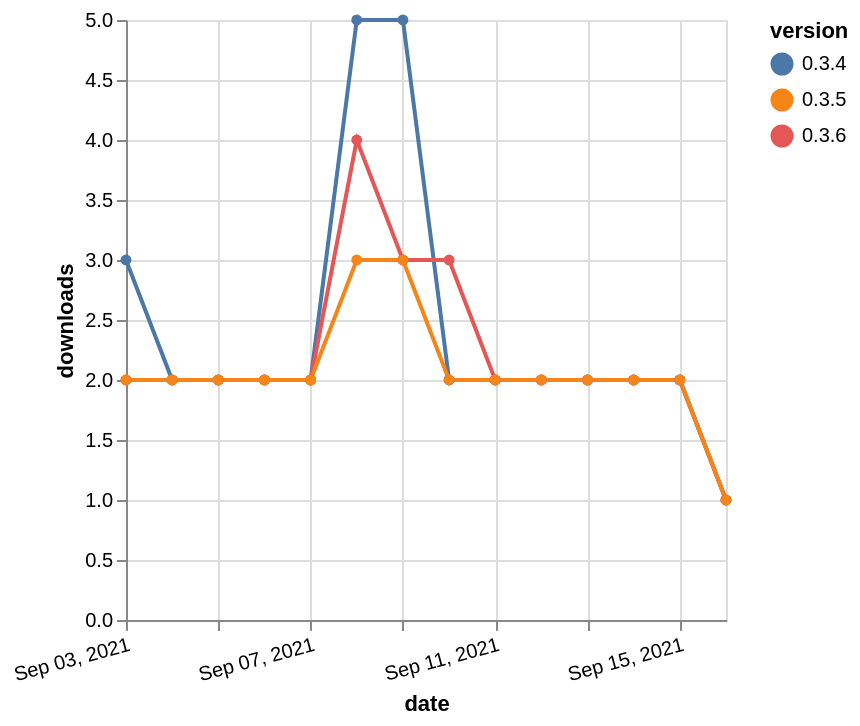

Describe this chart as a Vega-Lite specification.
### Vega-Lite specification from a JSON file in a GitHub repository (floating-point values rounded to 4 significant figures)
{"$schema": "https://vega.github.io/schema/vega-lite/v5.json", "description": "A simple bar chart with embedded data.", "data": {"values": [{"date": "2021-09-03", "total": 3437, "delta": 3, "version": "0.3.4"}, {"date": "2021-09-04", "total": 3439, "delta": 2, "version": "0.3.4"}, {"date": "2021-09-05", "total": 3441, "delta": 2, "version": "0.3.4"}, {"date": "2021-09-06", "total": 3443, "delta": 2, "version": "0.3.4"}, {"date": "2021-09-07", "total": 3445, "delta": 2, "version": "0.3.4"}, {"date": "2021-09-08", "total": 3450, "delta": 5, "version": "0.3.4"}, {"date": "2021-09-09", "total": 3455, "delta": 5, "version": "0.3.4"}, {"date": "2021-09-10", "total": 3457, "delta": 2, "version": "0.3.4"}, {"date": "2021-09-11", "total": 3459, "delta": 2, "version": "0.3.4"}, {"date": "2021-09-12", "total": 3461, "delta": 2, "version": "0.3.4"}, {"date": "2021-09-13", "total": 3463, "delta": 2, "version": "0.3.4"}, {"date": "2021-09-14", "total": 3465, "delta": 2, "version": "0.3.4"}, {"date": "2021-09-15", "total": 3467, "delta": 2, "version": "0.3.4"}, {"date": "2021-09-16", "total": 3468, "delta": 1, "version": "0.3.4"}, {"date": "2021-09-03", "total": 2810, "delta": 2, "version": "0.3.6"}, {"date": "2021-09-04", "total": 2812, "delta": 2, "version": "0.3.6"}, {"date": "2021-09-05", "total": 2814, "delta": 2, "version": "0.3.6"}, {"date": "2021-09-06", "total": 2816, "delta": 2, "version": "0.3.6"}, {"date": "2021-09-07", "total": 2818, "delta": 2, "version": "0.3.6"}, {"date": "2021-09-08", "total": 2822, "delta": 4, "version": "0.3.6"}, {"date": "2021-09-09", "total": 2825, "delta": 3, "version": "0.3.6"}, {"date": "2021-09-10", "total": 2828, "delta": 3, "version": "0.3.6"}, {"date": "2021-09-11", "total": 2830, "delta": 2, "version": "0.3.6"}, {"date": "2021-09-12", "total": 2832, "delta": 2, "version": "0.3.6"}, {"date": "2021-09-13", "total": 2834, "delta": 2, "version": "0.3.6"}, {"date": "2021-09-14", "total": 2836, "delta": 2, "version": "0.3.6"}, {"date": "2021-09-15", "total": 2838, "delta": 2, "version": "0.3.6"}, {"date": "2021-09-16", "total": 2839, "delta": 1, "version": "0.3.6"}, {"date": "2021-09-03", "total": 2549, "delta": 2, "version": "0.3.5"}, {"date": "2021-09-04", "total": 2551, "delta": 2, "version": "0.3.5"}, {"date": "2021-09-05", "total": 2553, "delta": 2, "version": "0.3.5"}, {"date": "2021-09-06", "total": 2555, "delta": 2, "version": "0.3.5"}, {"date": "2021-09-07", "total": 2557, "delta": 2, "version": "0.3.5"}, {"date": "2021-09-08", "total": 2560, "delta": 3, "version": "0.3.5"}, {"date": "2021-09-09", "total": 2563, "delta": 3, "version": "0.3.5"}, {"date": "2021-09-10", "total": 2565, "delta": 2, "version": "0.3.5"}, {"date": "2021-09-11", "total": 2567, "delta": 2, "version": "0.3.5"}, {"date": "2021-09-12", "total": 2569, "delta": 2, "version": "0.3.5"}, {"date": "2021-09-13", "total": 2571, "delta": 2, "version": "0.3.5"}, {"date": "2021-09-14", "total": 2573, "delta": 2, "version": "0.3.5"}, {"date": "2021-09-15", "total": 2575, "delta": 2, "version": "0.3.5"}, {"date": "2021-09-16", "total": 2576, "delta": 1, "version": "0.3.5"}]}, "width": "container", "mark": {"type": "line", "point": {"filled": true}}, "encoding": {"x": {"field": "date", "type": "temporal", "timeUnit": "yearmonthdate", "title": "date", "axis": {"labelAngle": -15}}, "y": {"field": "delta", "type": "quantitative", "title": "downloads"}, "color": {"field": "version", "type": "nominal"}, "tooltip": {"field": "delta"}}}
